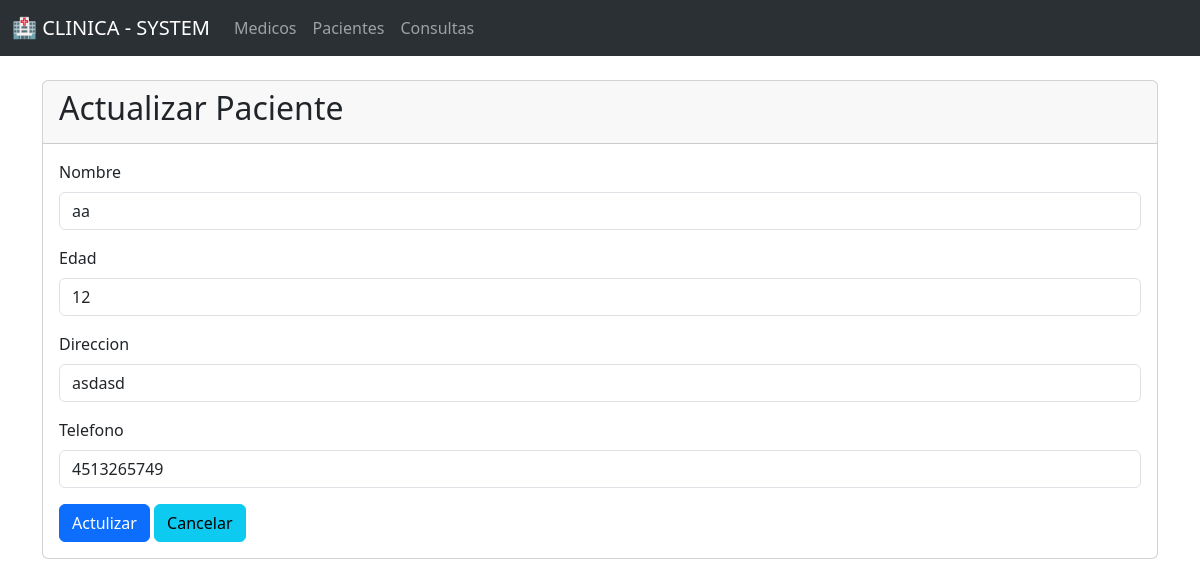
The app's page /pacientes/edit/1, older data.
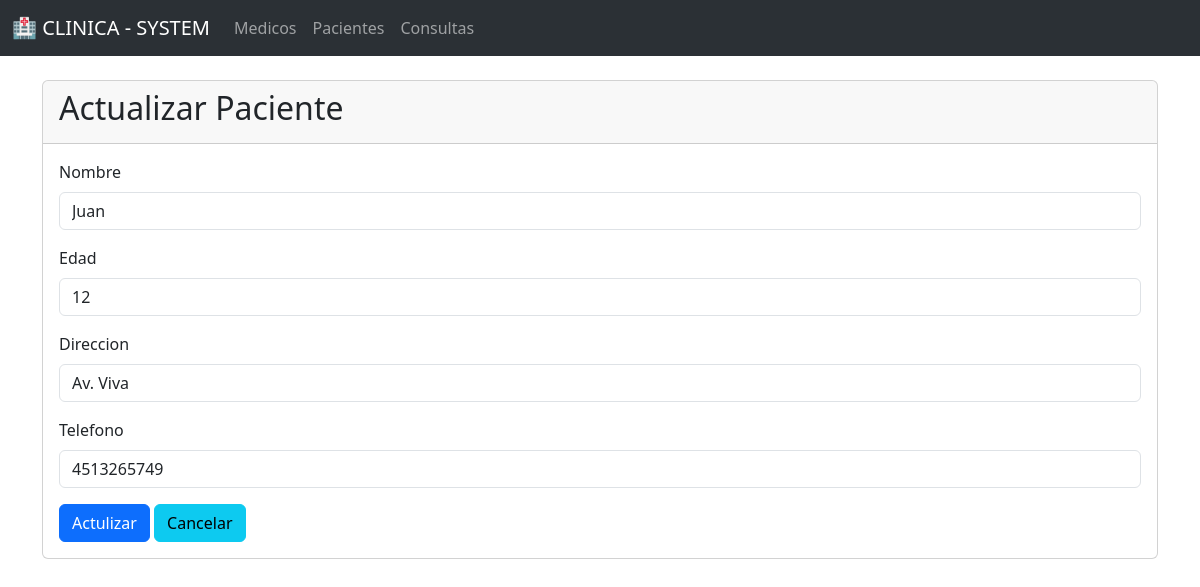
The same page, newer data.
### models/paciente_model.py (models this page shows, shortened)
class Paciente(db.Model):
    __tablename__ = "pacientes"
    id_paciente = db.Column(db.Integer, primary_key=True)
    nombre = db.Column(db.String(80), nullable=False)
    edad = db.Column(db.Integer, nullable=False)
    direccion = db.Column(db.String(200))
    telefono = db.Column(db.Integer, nullable=False)
    consultas = db.relationship("Consulta", back_populates="paciente", cascade="all, delete-orphan")
    @staticmethod
    def get_by_id(id):
        return Paciente.query.get(id)
    def delete(self):
        db.session.delete(self)
        db.session.commit()

### controllers/paciente_controller.py (the view, shortened to what this page needs)
@paciente_bp.route("/edit/<int:id_patient>", methods=["GET", "POST"])
def edit_patient(id_patient):
    paciente = Paciente.get_by_id(id_patient)
    return paciente_views.edit_patient(paciente)

### app.py (called while the page is built)
@app.context_processor
def inject_active_route():
    def is_active(path):
        return "active" if request.path == path else ''
    return dict(is_active = is_active)

### views/paciente_views.py (called while the page is built)
def edit_patient(paciente):
    return render_template("pacientes/edit.html", paciente=paciente)

### templates/pacientes/edit.html (shortened to what this page needs)
{% extends 'base.html' %}
{% block content %}
<div class="card">
    <div class="card-header">
        <h2>Actualizar Paciente</h2>
    </div>
    <div class="card-body">
        <form action="{{url_for('paciente.edit_patient', id_patient=paciente.id_paciente)}}" method="post">
            <div class="mb-3">
                <label for="nombre" class="form-label">Nombre</label>
                <input type="text" class="form-control" id="nombre" name="nombre" value="{{ paciente.nombre }}" required>
            </div>
            <div class="mb-3">
                <label for="edad" class="form-label">Edad</label>
                <input type="number" class="form-control" id="edad" name="edad" value="{{ paciente.edad }}" required>
            </div>
            <div class="mb-3">
                <label for="direccion" class="form-label">Direccion</label>
                <input type="text" class="form-control" id="direccion" name="direccion" value="{{ paciente.direccion }}" required>
            </div>
            <div class="mb-3">
                <label for="telefono" class="form-label">Telefono</label>
                <input type="number" class="form-control" id="telefono" name="telefono" value="{{ paciente.telefono}}" required>
            </div>
            <button type="submit" class="btn btn-primary">Actulizar</button>
            <a href="{{ url_for('paciente.index') }}" class="btn btn-info">Cancelar</a>
        </form>
    </div>
</div>
{% endblock %}

Row changes from the older to the newer data that the page shows:
changed Paciente: nombre "aa" → "Juan"; direccion "asdasd" → "Av. Viva"
